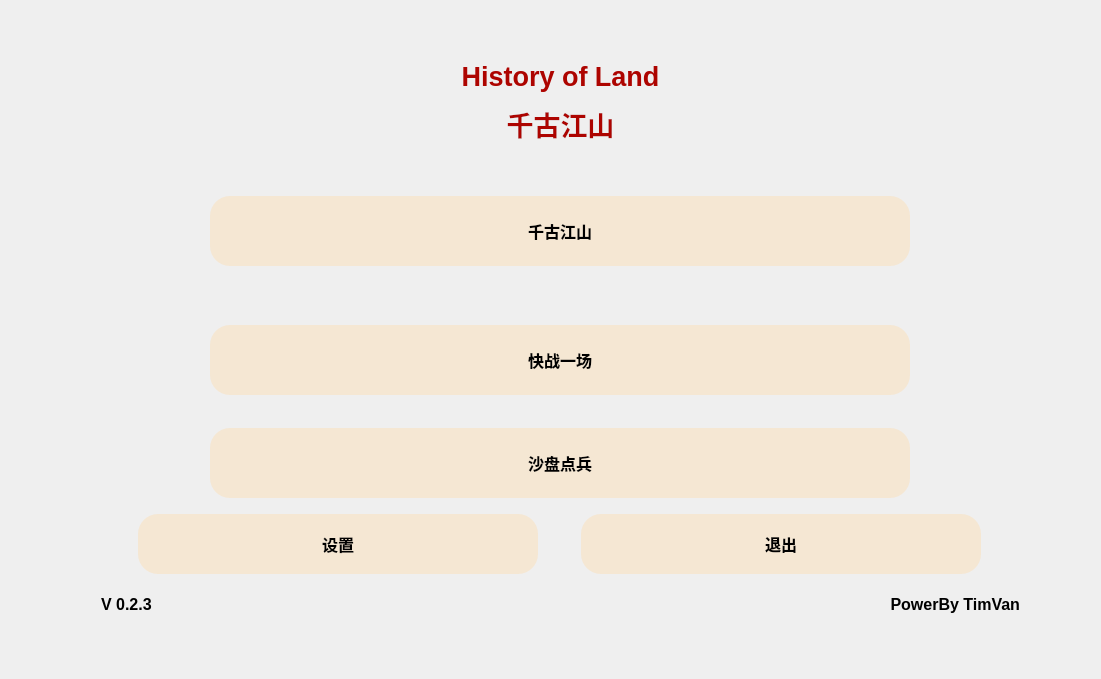
<?xml version="1.0" encoding="UTF-8"?>
<ui version="4.0">
 <class>SystemWindow</class>
 <widget class="QMainWindow" name="SystemWindow">
  <property name="geometry">
   <rect>
    <x>0</x>
    <y>0</y>
    <width>1101</width>
    <height>679</height>
   </rect>
  </property>
  <property name="windowTitle">
   <string>MainPage</string>
  </property>
  <widget class="QWidget" name="centralWidget">
   <widget class="QWidget" name="verticalLayoutWidget">
    <property name="geometry">
     <rect>
      <x>90</x>
      <y>30</y>
      <width>941</width>
      <height>601</height>
     </rect>
    </property>
    <layout class="QVBoxLayout" name="verticalLayout">
     <item>
      <widget class="QLabel" name="MainTitle">
       <property name="sizePolicy">
        <sizepolicy hsizetype="Preferred" vsizetype="Minimum">
         <horstretch>0</horstretch>
         <verstretch>30</verstretch>
        </sizepolicy>
       </property>
       <property name="text">
        <string>&lt;html&gt;&lt;head/&gt;&lt;body&gt;&lt;p align=&quot;center&quot;&gt;&lt;span style=&quot; font-size:20pt; font-weight:600; color:#ad0400;&quot;&gt;History of Land&lt;/span&gt;&lt;/p&gt;&lt;p align=&quot;center&quot;&gt;&lt;span style=&quot; font-size:20pt; font-weight:600; color:#ad0400;&quot;&gt;千古江山&lt;/span&gt;&lt;/p&gt;&lt;/body&gt;&lt;/html&gt;</string>
       </property>
      </widget>
     </item>
     <item alignment="Qt::AlignHCenter|Qt::AlignVCenter">
      <widget class="QPushButton" name="ClassicGame">
       <property name="sizePolicy">
        <sizepolicy hsizetype="Minimum" vsizetype="Minimum">
         <horstretch>0</horstretch>
         <verstretch>30</verstretch>
        </sizepolicy>
       </property>
       <property name="minimumSize">
        <size>
         <width>700</width>
         <height>70</height>
        </size>
       </property>
       <property name="maximumSize">
        <size>
         <width>700</width>
         <height>70</height>
        </size>
       </property>
       <property name="sizeIncrement">
        <size>
         <width>700</width>
         <height>70</height>
        </size>
       </property>
       <property name="font">
        <font>
         <pointsize>12</pointsize>
         <weight>75</weight>
         <bold>true</bold>
        </font>
       </property>
       <property name="styleSheet">
        <string notr="true">QPushButton {
 background-color: rgb(245,231,211); 
border-radius: 20px; 
color:rgb(0, 0, 0); 
} 

QPushButton:hover 
{ 
background-color:rgb(222,176,159); 
color:rgb(185, 40, 35); 
}</string>
       </property>
       <property name="text">
        <string>千古江山</string>
       </property>
      </widget>
     </item>
     <item alignment="Qt::AlignHCenter|Qt::AlignVCenter">
      <widget class="QPushButton" name="BrawlGame">
       <property name="sizePolicy">
        <sizepolicy hsizetype="Expanding" vsizetype="Expanding">
         <horstretch>0</horstretch>
         <verstretch>30</verstretch>
        </sizepolicy>
       </property>
       <property name="minimumSize">
        <size>
         <width>700</width>
         <height>70</height>
        </size>
       </property>
       <property name="maximumSize">
        <size>
         <width>700</width>
         <height>70</height>
        </size>
       </property>
       <property name="sizeIncrement">
        <size>
         <width>700</width>
         <height>70</height>
        </size>
       </property>
       <property name="font">
        <font>
         <pointsize>12</pointsize>
         <weight>75</weight>
         <bold>true</bold>
        </font>
       </property>
       <property name="styleSheet">
        <string notr="true">QPushButton {
 background-color: rgb(245,231,211); 
border-radius: 20px; 
color:rgb(0, 0, 0); 
} 

QPushButton:hover 
{ 
background-color:rgb(222,176,159); 
color:rgb(185, 40, 35); 
}</string>
       </property>
       <property name="text">
        <string>快战一场</string>
       </property>
      </widget>
     </item>
     <item alignment="Qt::AlignHCenter">
      <widget class="QPushButton" name="freeLgends">
       <property name="sizePolicy">
        <sizepolicy hsizetype="Expanding" vsizetype="Expanding">
         <horstretch>0</horstretch>
         <verstretch>30</verstretch>
        </sizepolicy>
       </property>
       <property name="minimumSize">
        <size>
         <width>700</width>
         <height>70</height>
        </size>
       </property>
       <property name="maximumSize">
        <size>
         <width>700</width>
         <height>70</height>
        </size>
       </property>
       <property name="sizeIncrement">
        <size>
         <width>700</width>
         <height>70</height>
        </size>
       </property>
       <property name="font">
        <font>
         <pointsize>12</pointsize>
         <weight>75</weight>
         <bold>true</bold>
        </font>
       </property>
       <property name="styleSheet">
        <string notr="true">QPushButton {
 background-color: rgb(245,231,211); 
border-radius: 20px; 
color:rgb(0, 0, 0); 
} 

QPushButton:hover 
{ 
background-color:rgb(222,176,159); 
color:rgb(185, 40, 35); 
}</string>
       </property>
       <property name="text">
        <string>沙盘点兵</string>
       </property>
      </widget>
     </item>
     <item>
      <layout class="QHBoxLayout" name="horizontalLayout">
       <property name="topMargin">
        <number>10</number>
       </property>
       <property name="bottomMargin">
        <number>10</number>
       </property>
       <item>
        <widget class="QPushButton" name="Setings">
         <property name="sizePolicy">
          <sizepolicy hsizetype="Minimum" vsizetype="Minimum">
           <horstretch>0</horstretch>
           <verstretch>30</verstretch>
          </sizepolicy>
         </property>
         <property name="minimumSize">
          <size>
           <width>400</width>
           <height>60</height>
          </size>
         </property>
         <property name="maximumSize">
          <size>
           <width>400</width>
           <height>16777215</height>
          </size>
         </property>
         <property name="font">
          <font>
           <pointsize>12</pointsize>
           <weight>75</weight>
           <bold>true</bold>
          </font>
         </property>
         <property name="styleSheet">
          <string notr="true">QPushButton {
 background-color: rgb(245,231,211); 
border-radius: 20px; 
color:rgb(0, 0, 0); 
} 

QPushButton:hover 
{ 
background-color:rgb(222,176,159); 
color:rgb(185, 40, 35); 
}</string>
         </property>
         <property name="text">
          <string>设置</string>
         </property>
        </widget>
       </item>
       <item>
        <widget class="QPushButton" name="Quit">
         <property name="sizePolicy">
          <sizepolicy hsizetype="Minimum" vsizetype="Minimum">
           <horstretch>0</horstretch>
           <verstretch>30</verstretch>
          </sizepolicy>
         </property>
         <property name="minimumSize">
          <size>
           <width>400</width>
           <height>60</height>
          </size>
         </property>
         <property name="maximumSize">
          <size>
           <width>400</width>
           <height>16777215</height>
          </size>
         </property>
         <property name="font">
          <font>
           <pointsize>12</pointsize>
           <weight>75</weight>
           <bold>true</bold>
          </font>
         </property>
         <property name="styleSheet">
          <string notr="true">QPushButton {
 background-color: rgb(245,231,211); 
border-radius: 20px; 
color:rgb(0, 0, 0); 
} 

QPushButton:hover 
{ 
background-color:rgb(222,176,159); 
color:rgb(185, 40, 35); 
}</string>
         </property>
         <property name="text">
          <string>退出</string>
         </property>
        </widget>
       </item>
      </layout>
     </item>
     <item>
      <layout class="QHBoxLayout" name="hLayout">
       <item>
        <widget class="QLabel" name="Version">
         <property name="minimumSize">
          <size>
           <width>0</width>
           <height>30</height>
          </size>
         </property>
         <property name="text">
          <string>&lt;html&gt;&lt;head/&gt;&lt;body&gt;&lt;p&gt;&lt;span style=&quot; font-size:12pt; font-weight:600;&quot;&gt;V 0.2.3&lt;/span&gt;&lt;/p&gt;&lt;/body&gt;&lt;/html&gt;</string>
         </property>
        </widget>
       </item>
       <item>
        <widget class="QLabel" name="PowerBy">
         <property name="minimumSize">
          <size>
           <width>0</width>
           <height>30</height>
          </size>
         </property>
         <property name="text">
          <string>&lt;html&gt;&lt;head/&gt;&lt;body&gt;&lt;p align=&quot;right&quot;&gt;&lt;span style=&quot; font-size:12pt; font-weight:600;&quot;&gt;PowerBy TimVan&lt;/span&gt;&lt;/p&gt;&lt;/body&gt;&lt;/html&gt;</string>
         </property>
        </widget>
       </item>
      </layout>
     </item>
    </layout>
   </widget>
  </widget>
 </widget>
 <layoutdefault spacing="6" margin="11"/>
 <resources/>
 <connections/>
</ui>
